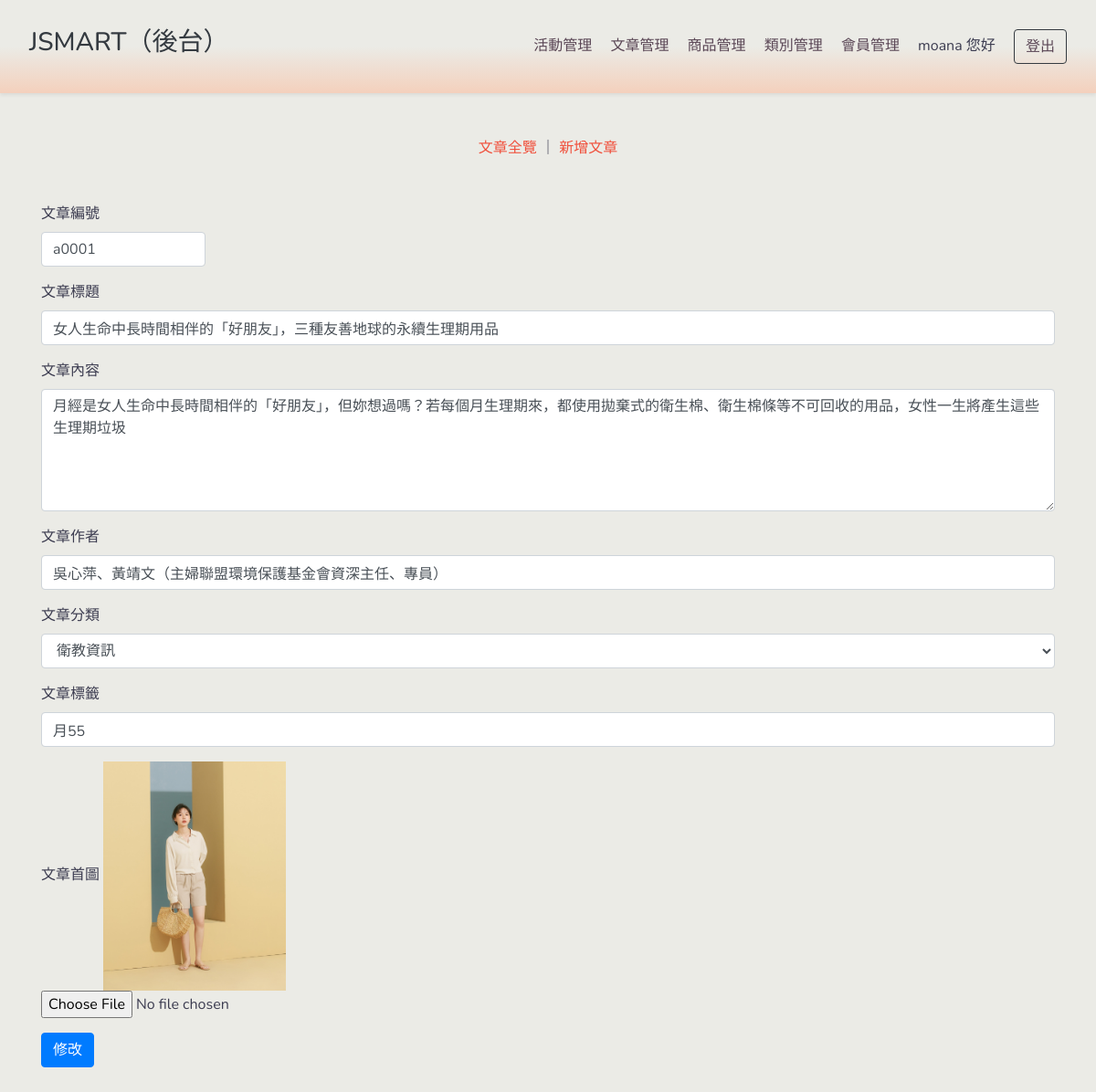
The page /article/edit.php?id=2 (signed in) on the database its author committed.
### tables this page shows
CREATE TABLE `article` (
  `id` int(100) NOT NULL COMMENT '流水號',
  `articleId` mediumtext NOT NULL COMMENT '文章編號',
  `articleName` text NOT NULL COMMENT '文章標題',
  `articleContent` text NOT NULL COMMENT '文章內容',
  `articleAuthor` text NOT NULL COMMENT '文章作者',
  `articleCategory` varchar(100) NOT NULL COMMENT '文章分類',
  `articleTag` varchar(100) NOT NULL COMMENT '文章標籤',
  `articleImg` varchar(100) NOT NULL,
  `created_at` datetime NOT NULL DEFAULT current_timestamp() COMMENT '新增時間',
  `updated_at` datetime NOT NULL DEFAULT current_timestamp() COMMENT '更新時間'
);

### article/edit.php (the view, shortened to what this page needs)
<?php
require_once('../db.inc.php');
?>
<!DOCTYPE html>
<html lang="en">
<head>
    <link rel="stylesheet" href="https://stackpath.bootstrapcdn.com/bootstrap/4.2.1/css/bootstrap.min.css">
</head>
<body>
    <?php
    require_once '../templates/adtpl-header.php';
    ?>
    <div class="header m-5 text-center">
        <a href="./index.php">文章全覽</a>
        ｜
        <a href="./new.php">新增文章</a>
    </div>
    <div class="container mb-5">
        <form name="myForm" method="POST" action="updateEdit.php" enctype="multipart/form-data">
            <table class="border">
                <tbody>
                    <?php
                    $sql = "SELECT `id`, `articleId`, `articleName`, `articleContent`, `articleAuthor`,
                        `articleCategory`, `articleTag`,`articleImg`
                FROM `article`
                WHERE `id` = ?";
                    $arrParam = [
                        (int)$_GET['id']
                    ];
                    $stmt = $pdo->prepare($sql);
                    $stmt->execute($arrParam);
                    if ($stmt->rowCount() > 0) {
                        $arr = $stmt->fetchAll()[0];
                    ?>
                        <div class="form-group">
                            <label for="exampleFormControlInput1">文章編號</label>
                            <input value="<?php echo $arr['articleId']; ?>" style="width: 180px;" type="text" class="form-control" name="articleId" id="articleId" placeholder="填寫格式為 a0001 始">
                        </div>
                        <div class="form-group">
                            <label for="exampleFormControlInput1">文章標題</label>
                            <input value="<?php echo $arr['articleName'] ?>" type="text" class="form-control" name="articleName" id="articleName">
                        </div>
                        <div class="form-group">
                            <label for="exampleFormControlTextarea1">文章內容</label>
                            <textarea class="form-control" id="exampleFormControlTextarea1" rows="5" name="articleContent"><?php echo $arr['articleContent'] ?></textarea>
                        </div>
                        <div class="form-group">
                            <label for="exampleFormControlInput1">文章作者</label>
                            <input type="text" class="form-control" name="articleAuthor" id="articleAuthor" value="<?php echo $arr['articleAuthor'] ?>">
                        </div>
                        <div class="form-group">
                            <label for="exampleFormControlSelect1">文章分類</label>
                            <select class="form-control" name="articleCategory" id="articleCategory" value="<?php echo $arr['articleCategory'] ?>">
                                <option>衛教資訊</option>
                            </select>
                        </div>
                        <div class="form-group">
                            <label for="exampleFormControlInput1">文章標籤</label>
                            <input type="text" class="form-control" name="articleTag" id="articleTag" value="<?php echo $arr['articleTag'] ?>">
                        </div>
                        <div class="form-group">
                            <label for="exampleFormControlFile1">文章首圖</label>
                            <?php if ($arr['articleImg'] !== NULL) { ?>
                                <img src="../images/article/<?php echo $arr['articleImg'] ?>" />
                            <?php } ?>
                            <input type="file" name="articleImg" class="form-control-file" id="exampleFormControlFile1">
                        </div>
                    <?php
                    } else {
                    ?>
                        <tr>
                            <td colspan="6">沒有資料</td>
                        </tr>
                    <?php
                    }
                    ?>
                </tbody>
                <tfoot>
                    <button type="submit" name="smb" class="btn btn-primary mb-2">修改</button>
                </tfoot>
            </table>
        </form>
    </div>
</body>
</html>

### styles/admin.css (style rules this page uses)
body { font-family: "Nunito", "Noto Sans TC", sans-serif; background-color: #ebebe6; color: #3c3c50; }
a { color: #f0503c; }

### article/edit.php (style rules this page uses)
img { width: 200px; }

### rows shown on the page
article: articleId "a0001", articleName "女人生命中長時間相伴的「好朋友」，三種友善地球的永續生理期用品", articleContent "月經是女人生命中長時間相伴的「好朋友」，但妳想過嗎？若每個月生理期來，都使用拋棄式的衛生棉、衛生棉條等不可回收的用品，女性一生將產生這些生理期垃圾", articleAuthor "吳心萍、黃靖文（主婦聯盟環境保護基金會資深主任、專員）", articleCategory "衛教資訊", articleTag "月55", articleImg (picture)

### other values the page prints
$_SESSION["adminAccount"] "moana"
